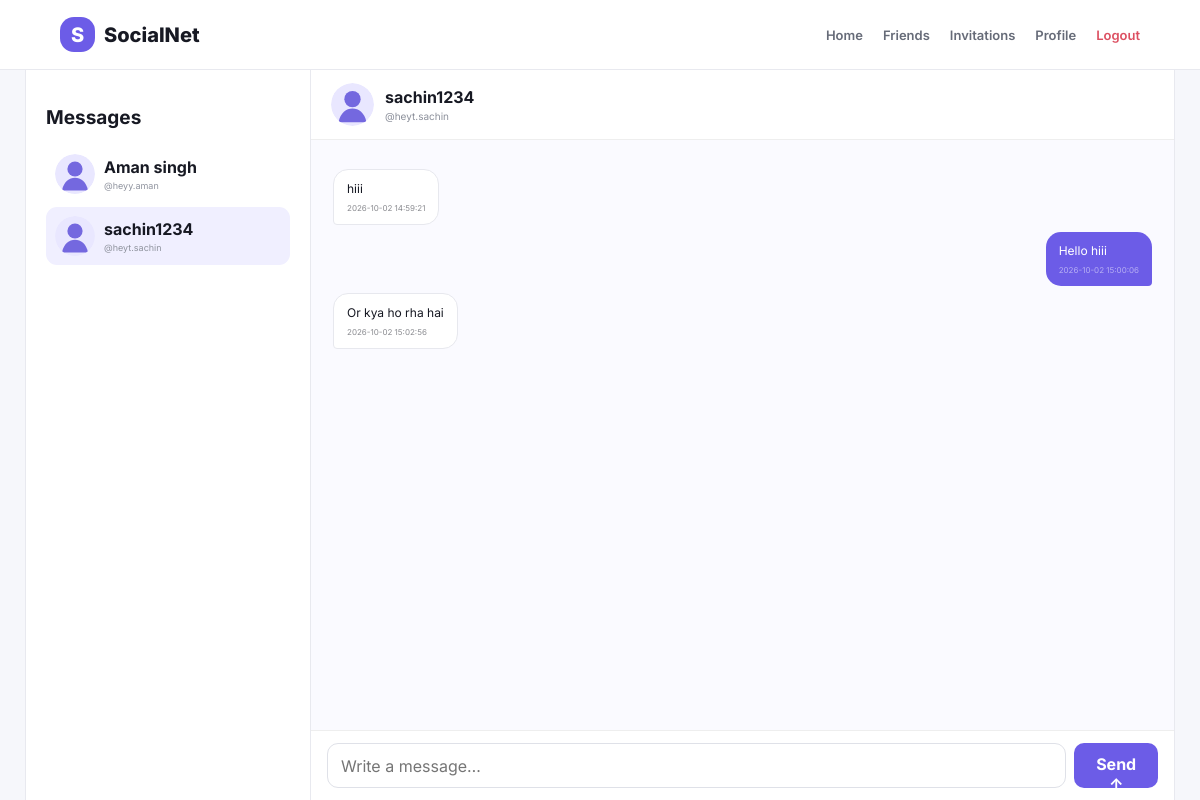
Screenshot of /chat/14 (signed in) with the database file from the repository.
### tables this page shows
CREATE TABLE users (
    id INTEGER PRIMARY KEY AUTOINCREMENT,
    name TEXT NOT NULL,
    username TEXT NOT NULL COLLATE NOCASE UNIQUE,
    email TEXT NOT NULL COLLATE NOCASE UNIQUE,
    password_hash TEXT NOT NULL,
    bio TEXT DEFAULT '',
    profile_picture TEXT NOT NULL DEFAULT 'default-avatar.svg',
    is_blocked INTEGER NOT NULL DEFAULT 0,
    created_at TEXT NOT NULL DEFAULT CURRENT_TIMESTAMP
);

CREATE TABLE messages (
    id INTEGER PRIMARY KEY AUTOINCREMENT,
    sender_id INTEGER NOT NULL,
    receiver_id INTEGER NOT NULL,
    message TEXT NOT NULL,
    created_at TEXT NOT NULL DEFAULT CURRENT_TIMESTAMP,
    FOREIGN KEY(sender_id) REFERENCES users(id) ON DELETE CASCADE,
    FOREIGN KEY(receiver_id) REFERENCES users(id) ON DELETE CASCADE
);

### app.py (the view)
@app.route("/chat/<int:user_id>")
@login_required
def chat(user_id):
    uid = session["user_id"]
    con = get_db()
    other = con.execute("SELECT * FROM users WHERE id=?", (user_id,)).fetchone()
    if not other or user_id == uid:
        con.close()
        flash("User not found.", "error")
        return redirect(url_for("friends"))
    friends_list = con.execute(
        """SELECT u.* FROM users u JOIN friendships f ON f.friend_id=u.id
           WHERE f.user_id=? ORDER BY u.name""", (uid,)
    ).fetchall()
    messages = con.execute(
        """SELECT * FROM messages
           WHERE (sender_id=? AND receiver_id=?) OR (sender_id=? AND receiver_id=?)
           ORDER BY id""", (uid,user_id,user_id,uid)
    ).fetchall()
    con.close()
    return render_template("chat.html", other=other, friends=friends_list, messages=messages, uid=uid)

### app.py (called while the page is built)
def get_db():
    con = sqlite3.connect(DB_PATH)
    con.row_factory = sqlite3.Row
    con.execute("PRAGMA foreign_keys = ON")
    return con

def login_required(view):
    @wraps(view)
    def wrapped(*args, **kwargs):
        if "user_id" not in session:
            flash("Please log in to continue.", "error")
            return redirect(url_for("login"))
        return view(*args, **kwargs)
    return wrapped

@app.context_processor
def common_context():
    pending = 0
    if "user_id" in session:
        con = get_db()
        pending = con.execute(
            "SELECT COUNT(*) FROM friend_requests WHERE receiver_id=? AND status='pending'",
            (session["user_id"],)
        ).fetchone()[0]
        con.close()
    return {"pending_count": pending, "logged_in": "user_id" in session}

### templates/chat.html
{% extends "base.html" %}{% block title %}Chat · {{ other['name'] }}{% endblock %}
{% block content %}<div class="chat-shell"><aside class="chat-side"><h2>Messages</h2>{% for f in friends %}<a class="{% if f['id']==other['id'] %}active{% endif %}" href="{{ url_for('chat',user_id=f['id']) }}"><img src="{{ url_for('static',filename='uploads/'+f['profile_picture']) }}"><span><b>{{ f['name'] }}</b><small>@{{ f['username'] }}</small></span></a>{% else %}<p class="muted">Add friends to start chatting.</p>{% endfor %}</aside>
<section class="conversation"><header><img src="{{ url_for('static',filename='uploads/'+other['profile_picture']) }}"><div><b>{{ other['name'] }}</b><small>@{{ other['username'] }}</small></div></header><div class="messages" id="messages">{% for m in messages %}<div class="bubble-row {% if m['sender_id']==uid %}mine{% endif %}"><div class="bubble">{{ m['message']|e }}<small>{{ m['created_at'] }}</small></div></div>{% else %}<div class="chat-empty">Start the conversation with {{ other['name'] }} 👋</div>{% endfor %}</div><form class="composer" method="post" action="{{ url_for('send_message') }}"><input type="hidden" name="receiver_id" value="{{ other['id'] }}"><input name="message" required maxlength="2000" placeholder="Write a message…"><button class="btn primary">Send ↑</button></form></section></div>{% endblock %}

### static/css/style.css (style rules this page uses)
* { box-sizing:border-box }
body { margin:0;background:#f6f7fb;color:#171923;font-family:Inter,Arial,sans-serif }
a { text-decoration:none;color:inherit }
button,input,textarea { font:inherit }
input,textarea { width:100%;padding:12px 13px;border:1px solid #dfe1e8;border-radius:11px;background:#fff;outline:none }
.btn { border:0;border-radius:10px;padding:11px 16px;cursor:pointer;font-weight:700;display:inline-block }
.primary { background:#6c5ce7;color:#fff }
.chat-shell { height:calc(100vh - 70px);max-width:1150px;margin:auto;background:#fff;display:grid;grid-template-columns:285px 1fr;border-left:1px solid #e8e9ef;border-right:1px solid #e8e9ef }
.chat-side { border-right:1px solid #e8e9ef;padding:20px;overflow:auto }
.chat-side h2 { font-size:19px }
.chat-side>a { display:flex;gap:9px;align-items:center;padding:9px;border-radius:11px;margin:4px 0 }
.chat-side>a.active,.chat-side>a:hover { background:#f0efff }
.chat-side img { width:40px;height:40px;border-radius:50%;object-fit:cover }
.chat-side small { display:block;color:#90949f;font-size:9px;margin-top:3px }
.conversation { display:grid;grid-template-rows:70px 1fr 70px;min-width:0 }
.conversation>header { display:flex;align-items:center;gap:11px;padding:12px 20px;border-bottom:1px solid #eee }
.conversation header img { width:43px;height:43px;border-radius:50%;object-fit:cover }
.conversation header small { display:block;color:#8c909b;font-size:10px;margin-top:3px }
.messages { background:#fafaff;padding:22px;overflow:auto }
.bubble-row { display:flex;margin:7px 0 }
.bubble-row.mine { justify-content:flex-end }
.bubble { max-width:65%;padding:10px 13px;border-radius:15px 15px 15px 4px;background:#fff;border:1px solid #e7e8ee;font-size:12px;line-height:1.5 }
.mine .bubble { background:#6c5ce7;color:#fff;border:0;border-radius:15px 15px 4px 15px }
.bubble small { display:block;opacity:.5;font-size:8px;margin-top:4px }
.composer { display:flex;gap:8px;padding:12px 16px;border-top:1px solid #eee }

### rows the page displays
users: profile_picture (placeholder picture), name "Aman singh", username "heyy.aman"
users: profile_picture (placeholder picture), name "sachin1234", username "heyt.sachin"
messages: message "hiii", created_at "2026-10-02 14:59:21"
messages: message "Hello hiii", created_at "2026-10-02 15:00:06"
messages: message "Or kya ho rha hai", created_at "2026-10-02 15:02:56"
